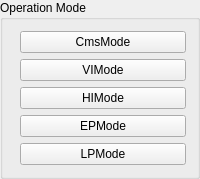
    <widget class="QGroupBox" name="groupBox">
     <property name="sizePolicy">
      <sizepolicy hsizetype="Expanding" vsizetype="Minimum">
       <horstretch>0</horstretch>
       <verstretch>0</verstretch>
      </sizepolicy>
     </property>
     <property name="title">
      <string>Operation Mode</string>
     </property>
     <layout class="QGridLayout" name="gridLayout_3">
      <item row="0" column="0">
       <layout class="QGridLayout" name="gridLayout_2">
        <item row="0" column="1">
         <widget class="PyDMPushButton" name="pbt_CmsMode">
          <property name="toolTip">
           <string/>
          </property>
          <property name="text">
           <string>CmsMode</string>
          </property>
          <property name="checkable">
           <bool>false</bool>
          </property>
          <property name="rules" stdset="0">
           <string>[{&quot;name&quot;: &quot;Enable&quot;, &quot;property&quot;: &quot;Enable&quot;, &quot;expression&quot;: &quot;ch[0]&quot;, &quot;channels&quot;: [{&quot;channel&quot;: &quot;ca://und:AxisA:DriveEnableStatus&quot;, &quot;trigger&quot;: true}]}]</string>
          </property>
          <property name="channel" stdset="0">
           <string>ca://und:EnCmsMode</string>
          </property>
          <property name="pressValue" stdset="0">
           <string>1</string>
          </property>
         </widget>
        </item>
        <item row="1" column="0">
         <widget class="PyDMByteIndicator" name="bit_VIM">
          <property name="sizePolicy">
           <sizepolicy hsizetype="Maximum" vsizetype="Preferred">
            <horstretch>0</horstretch>
            <verstretch>0</verstretch>
           </sizepolicy>
          </property>
          <property name="toolTip">
           <string/>
          </property>
          <property name="channel" stdset="0">
           <string>ca://und:GearVIM</string>
          </property>
          <property name="showLabels" stdset="0">
           <bool>false</bool>
          </property>
          <property name="circles" stdset="0">
           <bool>true</bool>
          </property>
          <property name="labels" stdset="0">
           <stringlist>
            <string>Vertical Intensity Mode</string>
           </stringlist>
          </property>
         </widget>
        </item>
        <item row="1" column="1">
         <widget class="PyDMPushButton" name="pbt_VIMode">
          <property name="toolTip">
           <string/>
          </property>
          <property name="text">
           <string>VIMode</string>
          </property>
          <property name="checkable">
           <bool>false</bool>
          </property>
          <property name="rules" stdset="0">
           <string>[{&quot;name&quot;: &quot;Enable&quot;, &quot;property&quot;: &quot;Enable&quot;, &quot;expression&quot;: &quot;ch[0]&quot;, &quot;channels&quot;: [{&quot;channel&quot;: &quot;ca://und:AxisA:DriveEnableStatus&quot;, &quot;trigger&quot;: true}]}]</string>
          </property>
          <property name="channel" stdset="0">
           <string>ca://und:EnVIMode</string>
          </property>
          <property name="pressValue" stdset="0">
           <string>1</string>
          </property>
         </widget>
        </item>
        <item row="2" column="0">
         <widget class="PyDMByteIndicator" name="bit_HIM">
          <property name="sizePolicy">
           <sizepolicy hsizetype="Maximum" vsizetype="Preferred">
            <horstretch>0</horstretch>
            <verstretch>0</verstretch>
           </sizepolicy>
          </property>
          <property name="toolTip">
           <string/>
          </property>
          <property name="channel" stdset="0">
           <string>ca://und:GearHIM</string>
          </property>
          <property name="showLabels" stdset="0">
           <bool>false</bool>
          </property>
          <property name="circles" stdset="0">
           <bool>true</bool>
          </property>
          <property name="labels" stdset="0">
           <stringlist>
            <string>Horizontal Intensity Mode</string>
           </stringlist>
          </property>
         </widget>
        </item>
        <item row="2" column="1">
         <widget class="PyDMPushButton" name="pbt_HIMode">
          <property name="toolTip">
           <string/>
          </property>
          <property name="text">
           <string>HIMode</string>
          </property>
          <property name="checkable">
           <bool>false</bool>
          </property>
          <property name="rules" stdset="0">
           <string>[{&quot;name&quot;: &quot;Enable&quot;, &quot;property&quot;: &quot;Enable&quot;, &quot;expression&quot;: &quot;ch[0]&quot;, &quot;channels&quot;: [{&quot;channel&quot;: &quot;ca://und:AxisA:DriveEnableStatus&quot;, &quot;trigger&quot;: true}]}]</string>
          </property>
          <property name="channel" stdset="0">
           <string>ca://und:EnHIMode</string>
          </property>
          <property name="pressValue" stdset="0">
           <string>1</string>
          </property>
         </widget>
        </item>
        <item row="3" column="0">
         <widget class="PyDMByteIndicator" name="bit_EPM">
          <property name="sizePolicy">
           <sizepolicy hsizetype="Maximum" vsizetype="Preferred">
            <horstretch>0</horstretch>
            <verstretch>0</verstretch>
           </sizepolicy>
          </property>
          <property name="toolTip">
           <string/>
          </property>
          <property name="channel" stdset="0">
           <string>ca://und:GearEPM</string>
          </property>
          <property name="showLabels" stdset="0">
           <bool>false</bool>
          </property>
          <property name="circles" stdset="0">
           <bool>true</bool>
          </property>
          <property name="labels" stdset="0">
           <stringlist>
            <string>Elliptcal Polarization Mode</string>
           </stringlist>
          </property>
         </widget>
        </item>
        <item row="3" column="1">
         <widget class="PyDMPushButton" name="pbt_EPMode">
          <property name="toolTip">
           <string/>
          </property>
          <property name="text">
           <string>EPMode</string>
          </property>
          <property name="checkable">
           <bool>false</bool>
          </property>
          <property name="rules" stdset="0">
           <string>[{&quot;name&quot;: &quot;Enable&quot;, &quot;property&quot;: &quot;Enable&quot;, &quot;expression&quot;: &quot;ch[0]&quot;, &quot;channels&quot;: [{&quot;channel&quot;: &quot;ca://und:AxisA:DriveEnableStatus&quot;, &quot;trigger&quot;: true}]}]</string>
          </property>
          <property name="channel" stdset="0">
           <string>ca://und:EnEPMode</string>
          </property>
          <property name="pressValue" stdset="0">
           <string>1</string>
          </property>
         </widget>
        </item>
        <item row="4" column="0">
         <widget class="PyDMByteIndicator" name="bit_LPM">
          <property name="sizePolicy">
           <sizepolicy hsizetype="Maximum" vsizetype="Preferred">
            <horstretch>0</horstretch>
            <verstretch>0</verstretch>
           </sizepolicy>
          </property>
          <property name="toolTip">
           <string/>
          </property>
          <property name="channel" stdset="0">
           <string>ca://und:GearLPM</string>
          </property>
          <property name="showLabels" stdset="0">
           <bool>false</bool>
          </property>
          <property name="circles" stdset="0">
           <bool>true</bool>
          </property>
          <property name="labels" stdset="0">
           <stringlist>
            <string>Linear Polarization Mode</string>
           </stringlist>
          </property>
         </widget>
        </item>
        <item row="4" column="1">
         <widget class="PyDMPushButton" name="pbt_LPMode">
          <property name="toolTip">
           <string/>
          </property>
          <property name="text">
           <string>LPMode</string>
          </property>
          <property name="checkable">
           <bool>false</bool>
          </property>
          <property name="rules" stdset="0">
           <string>[{&quot;name&quot;: &quot;Enable&quot;, &quot;property&quot;: &quot;Enable&quot;, &quot;expression&quot;: &quot;ch[0]&quot;, &quot;channels&quot;: [{&quot;channel&quot;: &quot;ca://und:AxisA:DriveEnableStatus&quot;, &quot;trigger&quot;: true}]}]</string>
          </property>
          <property name="channel" stdset="0">
           <string>ca://und:EnLPMode</string>
          </property>
          <property name="pressValue" stdset="0">
           <string>1</string>
          </property>
         </widget>
        </item>
       </layout>
      </item>
     </layout>
    </widget>
